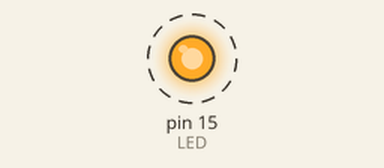
Bench run of a sketch on a simulated Arduino Uno, built with avr-gcc and run on an emulated ATmega328P. On the bench: output pins drawn as LEDs (lit = HIGH). Dashed ring = blinking.

Above: at 0.5 s.
Timing chart, 0 to 4.6 s (numbered marks = the images above):
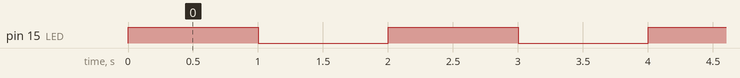

Measured:
- by itself, pin 15 (LED): alternates HIGH for 1.0 s and LOW for 1.0 s

The sketch:

S3.ino
```cpp
#include "Wire.h"
#define LED 15
void setup() {
pinMode(LED, OUTPUT);
}
void loop() {
digitalWrite(LED, HIGH);
delay(1000);
digitalWrite(LED, LOW);
delay(1000);
}
```
